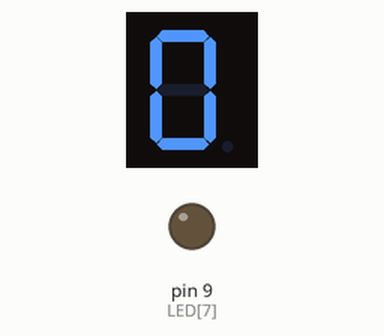
The sketch below on a simulated Arduino Uno, built with avr-gcc and run on an emulated ATmega328P. Shown: 1-digit seven-segment display, output pins drawn as LEDs (lit = HIGH). Wiring (inferred from the names in the program): 1-digit 7-segment display, segments lit when HIGH: segments pin 2, pin 3, pin 4, pin 5, pin 6, pin 7, pin 8. The segment pins are drawn as the display they are named for; pins used as bus, display or sensor lines are not drawn.

Above: at 0.1 s.
At 2.1 s:
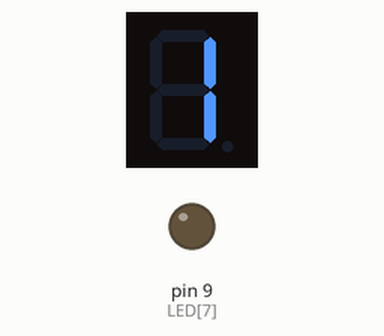
At 6.1 s:
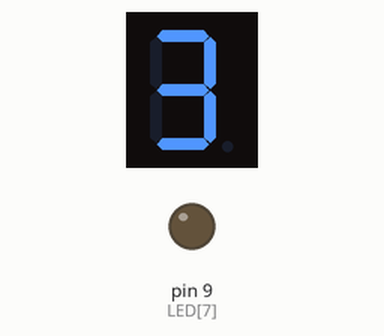
At 10.1 s:
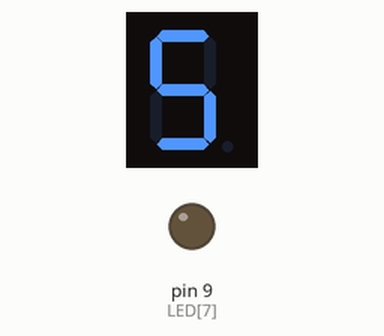
At 14.1 s:
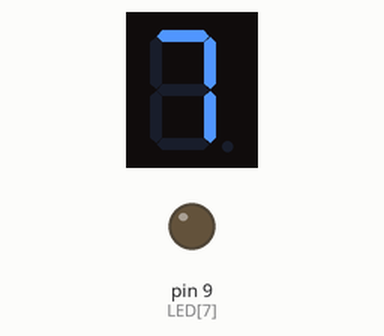
At 29.1 s:
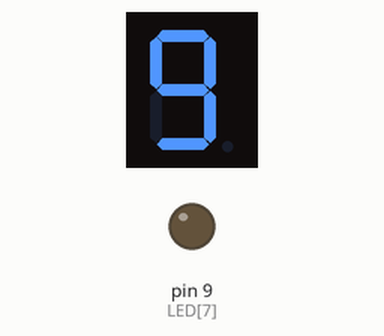

Measured:
- what the display in image 1 shows lasts 2.0 s, from 2.0 s to 4.0 s
- what the display in image 5 shows lasts 4.0 s, from 29.0 s to 33.0 s

The sketch:

bai2_1b.ino
```cpp
/*
Nguyen Thanh Luan - K74A2 KT&CN

Bai 2-1: Lap trinh dieu khien led 7 doan trong cac truong hop sau:
+ Hien thi lan luot cac so tu 0 den 9, khoang tre giua cac so la 2s.
+ Hien thi cac so tu 0 – 9 va nguoc lai tu 9 – 0, khoang tre 2s.
+ Hien thi cac so chan: 0, 2, 4, 6, 8 va cac so le 1, 3, 5, 7.

Anode Chung
*/

const int LED[8] = {2, 3, 4, 5, 6, 7, 8, 9};

const byte so[10] = {
  B00111111, // 0
  B00000110, // 1
  B01011011, // 2
  B01001111, // 3
  B01100110, // 4
  B01101101, // 5
  B01111101, // 6
  B00000111, // 7
  B01111111, // 8
  B01101111  // 9
};

void Hien_thi(byte n) {
  for (int i = 0; i < 8; i++) {
    digitalWrite(LED[i], bitRead(n, i));
  }
}

void setup() {
  for (int i = 0; i < 8; i++) {
    pinMode(LED[i], OUTPUT);
    digitalWrite(LED[i], HIGH);
  }
  Serial.begin(9600);
}

void loop() {
  for (int i = 0; i < 10; i++) {
    Hien_thi(so[i]);
    delay(2000);
  }

  for (int i = 0; i < 10; i++) {
    Hien_thi(so[i]);
    delay(1000);
  }
  delay(2000);
  for (int i = 0; i < 10; i++) {
    Hien_thi(so[9 - i]);
    delay(1000);
  }
  delay(2000);

  for (int i = 0; i < 10; i += 2) {
    Hien_thi(so[i]);
    delay(1000);
  }

  for (int i = 1; i < 10; i += 2) {
    Hien_thi(so[i]);
    delay(1000);
  }
}
```
